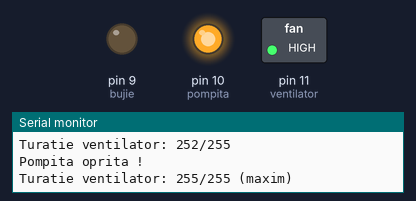
The sketch below on a simulated Arduino Uno, built with avr-gcc and run on an emulated ATmega328P. On the bench: switched loads named in the sketch (green lamp = pin HIGH), output pins drawn as LEDs (lit = HIGH), the last lines printed to the serial monitor.

Above: at 58.85 s.
At 60.8 s:
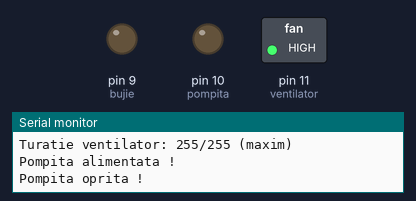
Timing chart, 0 to 61.8 s (numbered marks = the images above):
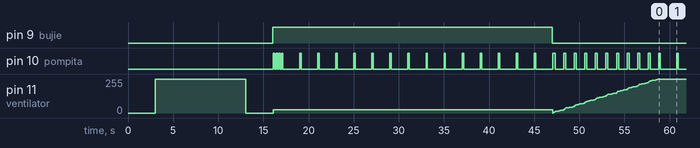

The sketch:

webasto02.ino
```cpp
// sistem control Webasto
// program scris de Nicu FLORICA (niq_ro)
// program testat de George MORSOACA (Tommy)
// versiune 0, simulare program simplu - 16.10.2017, Craiova
// versiune 1, schimbare functionare, versiune Tom
// versiune 2, schimbare functionare, versiune Marius Sinescu

#define pompita 10
#define ventilator 11
#define bujie 9
int aerisire = 10000;  // timp pentru ventilare camera (ms)
int tpbujie = 30; // timp mentinere pornita bujie (s)
int tpcrestere = 10; // timp crestere turatie de la minim la maxim
int tppompa1 = 150;  // timp alimentare pompa la aprindere
int tppompa2 = 1850; // timp alimentare pompa la functionare normala
int pas = 10; // fragmentare crestere turatie ventilator
int turatie = 0;
int turatiemica = 25;

void setup() {
Serial.begin(9600);
Serial.println("Simulare control Webasto v.2.0");

pinMode(pompita, OUTPUT);
pinMode(ventilator, OUTPUT);
pinMode(bujie, OUTPUT);

digitalWrite(pompita, 0);  // pompita oprita
analogWrite(ventilator, 0); // ventilator oprit
digitalWrite(bujie, 0); // bujie stinsa

// se simuleaza asteptarea
Serial.println("Sistem in asteptare !");
Serial.println("---------------------------------");
delay(3000);

// simulam apasare buton de pornire sau comanda de pornire
Serial.println("Se da comanda de pornire !");
// 1) aerisire camera de gaze
analogWrite(ventilator, 255); // ventilator pornit la turatie maxima
Serial.println("Porneste ventilator pentru aerisire camera !");
delay(aerisire);
analogWrite(ventilator, 0); // ventilator oprit
Serial.println("Se opreste ventilatorul !");
delay(3000); // mica pauza

Serial.println("---------------------------------");
Serial.println("Se initializeaza procedura de aprindere !");
// 2) alimentare bujie, pompa alimentata cu 3 impulsuri scurte, apoi o data la 2 secunde, turatie ventilator scazuta
digitalWrite(bujie, 1);  // alimentare bujie
Serial.println("Bujie aprinsa !");
//delay(200); // mica intarziere

turatie = turatiemica;
analogWrite(ventilator, turatie);  // crestere turatie pompita
Serial.print("Turatie ventilator: ");
Serial.print(turatie);
Serial.println("/255");

// 3 impulsuri scurte la pompa
for (int i = 0; i<3; i++)
{
digitalWrite(pompita, 1); // alimentare pompita
  Serial.println("Pompita alimentata !");
  delay(tppompa1);
  digitalWrite(pompita, 0); // oprire pompita
  Serial.println("Pompita oprita !");
  delay(tppompa1);
}

for (int i = 0; i<tpbujie/2; i++)
{
  digitalWrite(pompita, 1); // alimentare pompita
  Serial.println("Pompita alimentata !");
  delay(tppompa1);
  digitalWrite(pompita, 0); // oprire pompita
  Serial.println("Pompita oprita !");
  delay(tppompa2);
}
digitalWrite(bujie, 0);  // decuplare bujie
Serial.println("Bujie stinsa !");
Serial.println("Terminare secventa de aprindere !");
Serial.println("---------------------------------");

// 3) functionare normala: ventilator creste turatie pana la maxima si pompita alimentata la 1 secunda
for (int i = 0; i<tpcrestere; i++)
{
for (int j = 0; j<pas/2; j++)
{
  turatie = 25.5*(10*i+j)/(tpcrestere);
  analogWrite(ventilator, turatie);  // crestere turatie pompita
  Serial.print("Turatie ventilator: ");
  Serial.print(turatie);
  Serial.println("/255");
  digitalWrite(pompita, 1); // alimentare pompita
  Serial.println("Pompita alimentata !");
  delay(tppompa1/pas);
}
for (int j = pas/2; j<pas; j++)
{
  turatie = 25.5*(10*i+j)/(tpcrestere);
  analogWrite(ventilator, turatie);  // crestere turatie pompita
  Serial.print("Turatie ventilator: ");
  Serial.print(turatie);
  Serial.println("/255");
  digitalWrite(pompita, 0); // oprire pompita
  Serial.println("Pompita oprita !");
  delay(tppompa2/pas);
}
}


analogWrite(ventilator, 255);  // ventilator la turatie maxima
  Serial.print("Turatie ventilator: ");
  Serial.print("255");
  Serial.println("/255 (maxim)");
}

void loop() {
// 4) functionare normala: ventilator la turatie maxima si pompita alimentata la 1 secunda
  digitalWrite(pompita, 1); // alimentare pompita
  Serial.println("Pompita alimentata !");
  delay(tppompa1);
  digitalWrite(pompita, 0); // oprire pompita
  Serial.println("Pompita oprita !");
  delay(tppompa2);
}
```

Measured:
- by itself, pin 10 (pompita): goes 3 × (LOW 0.15 s, HIGH 0.15 s), 14 × (LOW 1.9 s, HIGH 0.15 s), LOW 1.9 s, 10 × (HIGH 0.26 s, LOW 0.95 s), 35 × (HIGH 0.15 s, LOW 1.9 s), HIGH 0.15 s, then LOW
